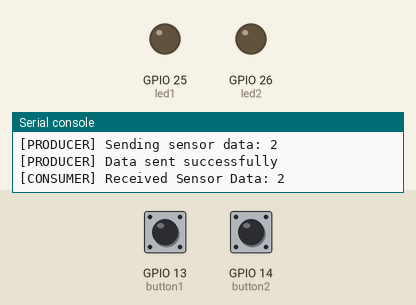
Simulated run of this program. Board: ESP32 board running MicroPython. Parts: output pins drawn as LEDs (lit = HIGH), the last lines printed to the serial console. The test bench sets the inputs (shaded band); at power-on: GPIO 13 (button1) HIGH, GPIO 14 (button2) HIGH.

Above: at 1.2 s.
1.3 s: GPIO 13 (button1) pulled LOW for 0.15 s
At 1.37 s:
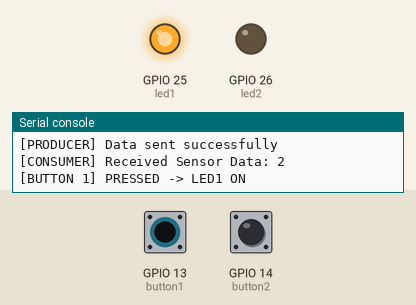
2.9 s: GPIO 14 (button2) pulled LOW for 0.15 s
At 2.97 s:
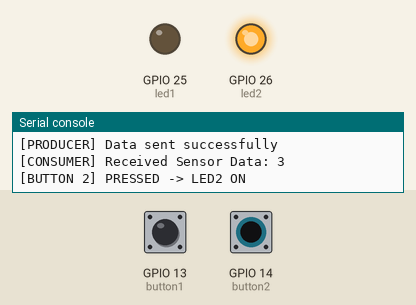
4.5 s: GPIO 14 (button2) pulled LOW for 3.2 s
At 8.9 s:
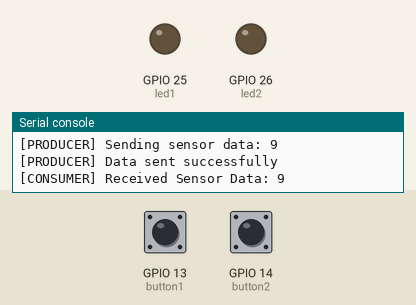
9.2 s: GPIO 13 (button1) pulled LOW for 3.2 s
At 10.1 s:
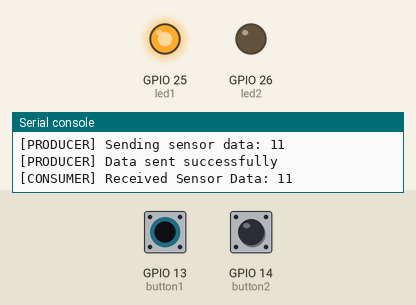
13.9 s: GPIO 13 (button1) driven LOW and GPIO 14 (button2) driven LOW
At 14.9 s:
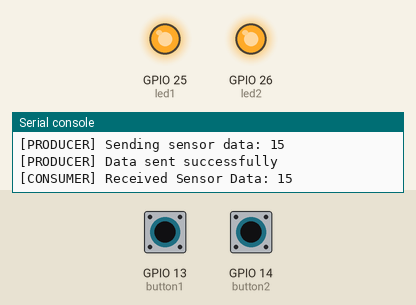
Timing chart, 0 to 16.4 s (numbered marks = the images above; inputs shaded):
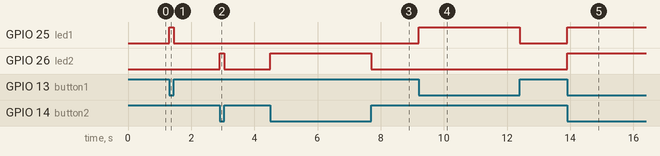

Measured:
- after the input at 1.3 s, GPIO 25 (led1): LOW → HIGH at once, → LOW 0.15 s later
- after the input at 2.9 s, GPIO 26 (led2): LOW → HIGH at once, → LOW 0.15 s later
- after the input at 4.5 s, GPIO 26 (led2): LOW → HIGH at once, → LOW 3.2 s later
- after the input at 9.2 s, GPIO 25 (led1): LOW → HIGH at once, → LOW 3.2 s later
- after the input at 13.9 s, GPIO 25 (led1), GPIO 26 (led2): LOW → HIGH at once

The program:

codeMicropython.py
```python
# Desarrollar en Wokwi el desarrollo en micropython del siguiente esquema:

from machine import Pin
import uasyncio as asyncio


# =====================================================
# GPIO DEFINITIONS
# =====================================================

BUTTON1_GPIO = 13
BUTTON2_GPIO = 14

LED1_GPIO = 25
LED2_GPIO = 26


# =====================================================
# GPIO CONFIGURATION
# =====================================================

led1 = Pin(LED1_GPIO, Pin.OUT)
led2 = Pin(LED2_GPIO, Pin.OUT)

button1 = Pin(BUTTON1_GPIO, Pin.IN, Pin.PULL_UP)
button2 = Pin(BUTTON2_GPIO, Pin.IN, Pin.PULL_UP)


# LEDs inicialmente apagados
led1.value(0)
led2.value(0)


# =====================================================
# EVENTS
# =====================================================

button1_event = asyncio.Event()
button2_event = asyncio.Event()


# =====================================================
# BUTTON 1 INTERRUPT
# =====================================================

def button1_isr(pin):
    button1_event.set()


# =====================================================
# BUTTON 2 INTERRUPT
# =====================================================

def button2_isr(pin):
    button2_event.set()


# =====================================================
# CONFIGURE INTERRUPTS
# =====================================================

button1.irq(
    trigger=Pin.IRQ_FALLING | Pin.IRQ_RISING,
    handler=button1_isr
)

button2.irq(
    trigger=Pin.IRQ_FALLING | Pin.IRQ_RISING,
    handler=button2_isr
)


# =====================================================
# PRODUCER TASK
#
# Generates sensor data and sends it to the queue.
# =====================================================

async def producer_task(queue):

    count = 0

    while True:

        count += 1

        print("[PRODUCER] Sending sensor data:", count)

        # Enviar dato a la cola
        await queue.put(count)

        print("[PRODUCER] Data sent successfully")

        # Esperar 1 segundo
        await asyncio.sleep(1)


# =====================================================
# CONSUMER TASK
#
# Receives sensor data from the queue.
# =====================================================

async def consumer_task(queue):

    while True:

        # Esperar un dato de la cola
        received_value = await queue.get()

        print(
            "[CONSUMER] Received Sensor Data:",
            received_value
        )


# =====================================================
# BUTTON 1 TASK
#
# Waits for semaphore/event from Button 1 ISR.
# =====================================================

async def button1_task():

    while True:

        # Esperar a que se produzca una interrupción
        await button1_event.wait()

        # Limpiar el evento
        button1_event.clear()

        # Leer estado del botón
        button_state = button1.value()

        # Debido al PULL_UP:
        #
        # GPIO13 = 0 -> botón presionado
        # GPIO13 = 1 -> botón liberado

        if button_state == 0:

            led1.value(1)

            print(
                "[BUTTON 1] PRESSED -> LED1 ON"
            )

        else:

            led1.value(0)

            print(
                "[BUTTON 1] RELEASED -> LED1 OFF"
            )


# =====================================================
# BUTTON 2 TASK
#
# Waits for semaphore/event from Button 2 ISR.
# =====================================================

async def button2_task():

    while True:

        # Esperar a que se produzca una interrupción
        await button2_event.wait()

        # Limpiar el evento
        button2_event.clear()

        # Leer estado del botón
        button_state = button2.value()

        # Debido al PULL_UP:
        #
        # GPIO14 = 0 -> botón presionado
        # GPIO14 = 1 -> botón liberado

        if button_state == 0:

            led2.value(1)

            print(
                "[BUTTON 2] PRESSED -> LED2 ON"
            )

        else:

            led2.value(0)

            print(
                "[BUTTON 2] RELEASED -> LED2 OFF"
            )


# =====================================================
# MAIN APPLICATION
# =====================================================

async def main():

    print()
    print("========================================")
    print(" ESP32 MicroPython IPC Demonstration")
    print("========================================")

    print("[INIT] GPIO initialized")


    # -------------------------------------------------
    # Crear Queue
    # -------------------------------------------------

    sensor_queue = asyncio.Queue(10)

    print("[INIT] Sensor queue created")


    # -------------------------------------------------
    # Crear tareas
    # -------------------------------------------------

    asyncio.create_task(
        producer_task(sensor_queue)
    )

    asyncio.create_task(
        consumer_task(sensor_queue)
    )

    asyncio.create_task(
        button1_task()
    )

    asyncio.create_task(
        button2_task()
    )


    print("[INIT] All MicroPython tasks created")

    print("----------------------------------------")
    print("Button 1 : GPIO13")
    print("Button 2 : GPIO14")
    print("LED 1    : GPIO25")
    print("LED 2    : GPIO26")
    print("----------------------------------------")

    print("[READY] System ready!")


    # -------------------------------------------------
    # Mantener el programa funcionando
    # -------------------------------------------------

    while True:

        await asyncio.sleep(1)


# =====================================================
# START PROGRAM
# =====================================================

try:

    asyncio.run(main())

finally:

    asyncio.new_event_loop()
```
